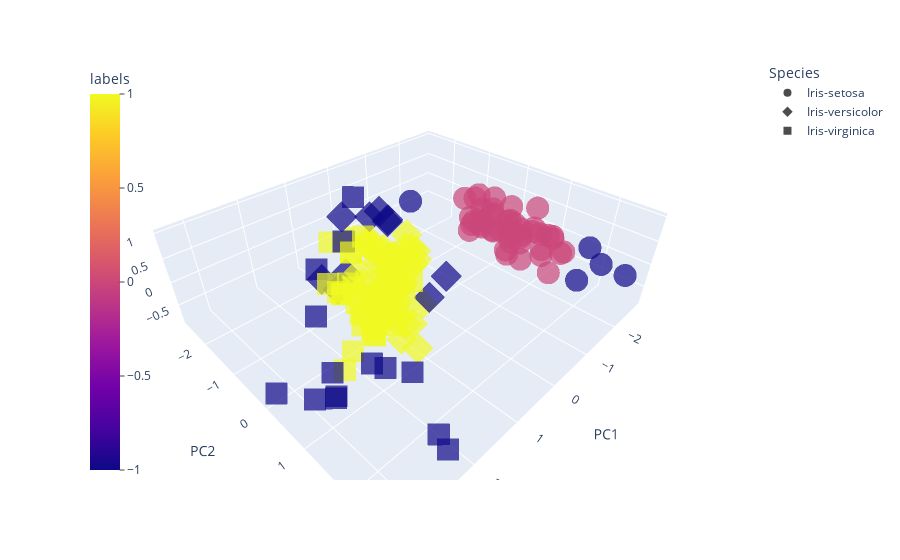

Notebook source saved alongside this figure:
### Markdown cell above
Plotting the PCA Data

### Code cell
# Creating a 3D Plot
fig = px.scatter_3d(dbscan_pca_df, x='PC1', y='PC2', z='PC3', color='labels', symbol='Species', opacity=0.7)
fig.update_layout(coloraxis_colorbar=dict(yanchor="top", y=1, x=0, ticks="outside"))
fig.show()
